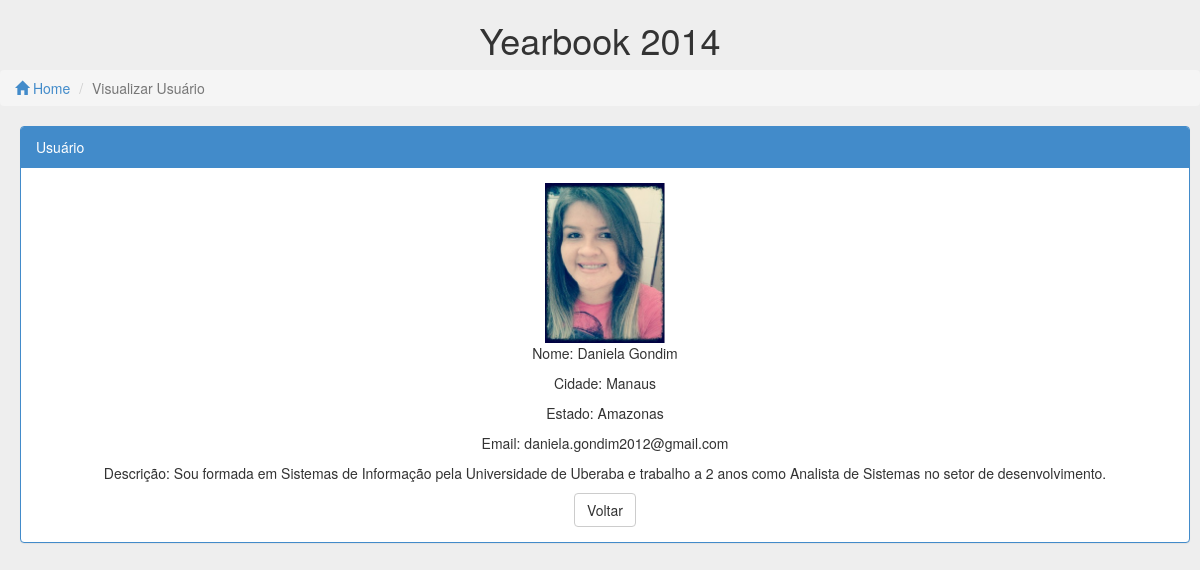
Page /html/usuarioVisualizar.php?login=DGondim (signed in) on the committed database.
### tables this page shows
CREATE TABLE IF NOT EXISTS `participantes` (
  `login` varchar(20) NOT NULL,
  `senha` varchar(50) NOT NULL,
  `nomeCompleto` varchar(50) NOT NULL,
  `arquivoFoto` varchar(50) NOT NULL,
  `cidade` int(11) NOT NULL,
  `email` varchar(50) NOT NULL,
  `descricao` varchar(5000) NOT NULL,
  `tipo` int(11) NOT NULL DEFAULT '0',
  PRIMARY KEY (`login`)
);

CREATE TABLE IF NOT EXISTS `cidades` (
  `idCidade` int(11) NOT NULL AUTO_INCREMENT,
  `idEstado` int(11) NOT NULL,
  `nomeCidade` varchar(70) NOT NULL,
  PRIMARY KEY (`idCidade`)
);

CREATE TABLE IF NOT EXISTS `estados` (
  `idEstado` int(11) NOT NULL AUTO_INCREMENT,
  `sigaEstado` char(2) NOT NULL,
  `nomeEstado` varchar(50) NOT NULL,
  PRIMARY KEY (`idEstado`),
  UNIQUE KEY `sigaEstado` (`sigaEstado`)
);

### html/usuarioVisualizar.php (the view, shortened to what this page needs)
<!DOCTYPE html>
<html lang="pt">
<head>
    <link rel="stylesheet" type="text/css" href="../css/membros.css">
    <link href="../css/bootstrap.min.css" rel="stylesheet">
</head>
    <body>
        <div id="header" class="row">
            <center><h1>Yearbook 2014</h1></center>
        </div>
        <div id=nav>
            <ol class="breadcrumb">
                <li><a href="javascript:history.back(-1);"><span class="glyphicon glyphicon-home"></span>   Home</a> <span class="divider"></span></li>
                <li class="active">Visualizar Usuário</li>
            </ol>
        </div>
        <div class="grid-form myItem">
        <div class="panel panel-primary myPanel">
        <div class="panel-heading">Usuário</div>
        <div class="panel-body">
        <center>
            <?php
    if (!empty($_GET)) {
        $login = $_GET['login'];
        $pdo = Database::connect();
        $sql = 'SELECT * FROM participantes';
        foreach ($pdo->query($sql) as $row) {
            if($row['login'] == $login) {
                ?>
                <div class="row">
                    <div class="col-md-12">
                        <img src="../img/<?= $row['arquivoFoto'] ?>" alt="<?= $row['nomeCompleto']?>" class="imagemGrande"/>
                    </div>
                </div>
                <div class="row">
                    <div class="col-md-12">
                        <p>Nome: <?= $row['nomeCompleto'] ?></p>
                    </div>
                </div>
                <?php
                    $sql2 = 'SELECT * FROM cidades';
                    foreach ($pdo->query($sql2) as $cidade) {
                    if ($row['cidade'] == $cidade['idCidade']) {
                        ?>
                        <div class="row">
                            <div class="col-md-12">
                                <p>Cidade: <?= $cidade['nomeCidade'] ?></p>
                            </div>
                        </div>
                        <?php
                        $sql3 = 'SELECT * FROM estados';
                        foreach ($pdo->query($sql3) as $estado) {
                            if ($cidade['idEstado'] == $estado['idEstado']) {
                            ?>
                                <div class="row">
                                    <div class="col-md-12">
                                        <p>Estado: <?= $estado['nomeEstado'] ?></p>
                                    </div>
                                </div>
                            <?php
                                break;
                            }
                        }
                        break;
                    }
                }
                ?>
                <div class="row">
                    <div class="col-md-12">
                        <p>Email: <?=$row['email']?></p>
                        </div>
                    </div>
                <div class="row">
                    <div class="col-md-12">
                        <p>Descrição: <?= $row['descricao'] ?></p>
                        </div>
                    </div>
                <div class="row">
                    <div class="col-md-12">
                        <button class="btn btn-default" onClick="javascript:history.back(-1)">Voltar</button>
                        </div>
                    </div>
                <?php
            }
        }
    }?>
        </center>
        </div>
        </div>
        </div>
    </body>
</html>

### css/membros.css (style rules this page uses)
body { padding-bottom: 40px; background-color: #eee; }
.imagemGrande { width: 120px; height: 160px; }

### html/usuarioVisualizar.php (style rules this page uses)
body { padding-top: 0px; padding-bottom: 40px; padding-left: 0px; background-color: #eee; }
.myItem { padding-left: 10px; }
.myPanel { margin: 10px; }

### rows in the picture
participantes: arquivoFoto (picture), nomeCompleto "Daniela Gondim", email "daniela.gondim2012@gmail.com", descricao "Sou formada em Sistemas de Informação pela Universidade de Uberaba e trabalho a 2 anos como Analista de Sistemas no setor de desenvolvimento."
cidades: nomeCidade "Manaus"
estados: nomeEstado "Amazonas"
